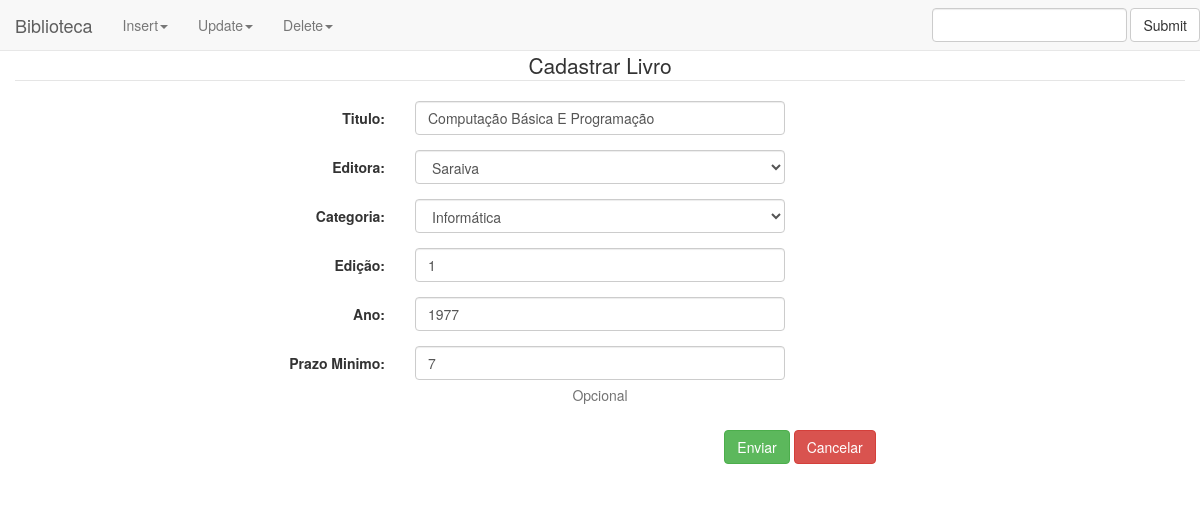
The app's page /tabelas/tb_livro/update1.php?Codigo=1 with its own data.
### tables this page shows
Create Table Tb_Livro(
	Liv_Codigo Integer Not Null Primary Key,
    Liv_Titulo varchar(150) Not Null,
    Liv_Codeditora integer Not Null References Tb_Editora (Edi_Codigo),
    Liv_Codcategoria integer Not Null References Tb_Categoria(Cat_Codigo),
    Liv_Edicao varchar(15) Not Null,
    Liv_Ano    integer Not Null,
    Liv_Prazominimo varchar(15)
);

Create Table Tb_Editora(
	Edi_Codigo integer Not Null Primary Key,
    Edi_Nome varchar(23) Not Null,
    Edi_Codendereco integer Not Null References Tb_Endereco(End_Codigo),
    Edi_Codcidade   integer Not Null References Tb_Cidade(Cid_Codigo), 
    Edi_Codbairro   integer Not Null References Tb_Bairro(Bai_Codigo),
    Edi_Fone varchar(12) Not Null,
    Edi_Contato varchar(10) 
);

Create Table Tb_Categoria(
	Cat_Codigo integer Not Null Primary Key,
    Cat_Descricao varchar(20)
);

### tabelas/tb_livro/update1.php (the view, shortened to what this page needs)
<?php
require_once("../../conection.php");
?>
<!DOCTYPE html>
<html lang="pt-br">
	<head>
		<link href="../../css/style.css" rel="stylesheet">
		<link href="../../css/bootstrap.min.css" rel="stylesheet">
		<link href="../../css/style.css" rel="stylesheet">
	</head>
	<body>
		<div class="container-fluid">
			<?php include '../../menu1.php';?>
			<div class="row" class="target">
				<div id="footer" class="col-md-12">
				<?php
				$sql = "select * from tb_livro where Liv_Codigo= '$_REQUEST[Codigo]'";
				$rs = mysql_query($sql,$conexao) or die ("Consulta nao realizada");
				$linha=mysql_fetch_array($rs);
					$codigo    = $linha["Liv_Codigo"];
					$nome      = $linha["Liv_Titulo"];
					$editora   = $linha["Liv_Codeditora"];
					$categoria = $linha["Liv_Codcategoria"];
					$edicao    = $linha["Liv_Edicao"];
					$ano       = $linha["Liv_Ano"];
					$minimo    = $linha["Liv_Prazominimo"];
				?>
					<center>
						<form class="form-horizontal" method = "post" action = "update2.php?Codigo=<?php echo $codigo;?>">
						<fieldset>
						<legend>Cadastrar Livro</legend>
						<div class="form-group">
							<label class="col-md-4 control-label" for="nLiv_Titulo">Titulo:</label>
							<div class="col-md-4">
								<input id="nLiv_Titulo" name="nLiv_Titulo" type="text" value="<?php echo $nome; ?>" placeholder="" class="form-control input-md" required="">
							</div>
						</div>
						<div class="form-group">
							<label class="col-md-4 control-label" for="rEdi_Nome">Editora:</label>
							<div class="col-md-4">
								<select id="rEdi_Nome" name="rEdi_Nome" class="form-control">
									<option value="<?php echo $editora;?>">
										<?php $sql = "Select Edi_Nome from tb_editora where Edi_Codigo = ".$editora;
										$rt = mysql_query($sql, $conexao) or die (mysql_error());
										$t=mysql_fetch_array($rt); echo utf8_encode($t['Edi_Nome']);?></option>
								</select>
							</div>
						</div>
						<div class="form-group">
							<label class="col-md-4 control-label" for="rCat_Descricao">Categoria:</label>
							<div class="col-md-4">
								<select id="rCat_Descricao" name="rCat_Descricao" class="form-control">
									<option value="<?php echo $categoria;?>">
										<?php $sql = "Select Cat_Descricao from tb_categoria where Cat_Codigo = ".$categoria;
										$rt = mysql_query($sql, $conexao) or die (mysql_error());
										$t=mysql_fetch_array($rt); echo utf8_encode($t['Cat_Descricao']);?></option>
								</select>
							</div>
						</div>
						<div class="form-group">
							<label class="col-md-4 control-label" for="nLiv_Edicao">Edição:</label>
							<div class="col-md-4">
								<input id="nLiv_Edicao" name="nLiv_Edicao" type="text" value="<?php echo $edicao; ?>" placeholder="" class="form-control input-md" required="">
							</div>
						</div>
						<div class="form-group">
							<label class="col-md-4 control-label" for="nLiv_Ano">Ano:</label>
							<div class="col-md-4">
								<input id="nLiv_Ano" name="nLiv_Ano" type="text" value="<?php echo $ano; ?>" placeholder="" class="form-control input-md" required="">
							</div>
						</div>
						<div class="form-group">
							<label class="col-md-4 control-label" for="nLiv_Prazominimo">Prazo Minimo:</label>
							<div class="col-md-4">
								<input id="nLiv_Prazominimo" name="nLiv_Prazominimo" type="text" value="<?php echo $minimo; ?>" placeholder="" class="form-control input-md">
								<span class="help-block">Opcional</span>
							</div>
						</div>
						<div class="form-group">
							<label class="col-md-4 control-label" for="btnEnviar"></label>
							<div class="col-md-8">
								<button id="btnEnviar" name="btnEnviar" class="btn btn-success">Enviar</button>
								<button id="btnCancelar" name="btnCancelar" class="btn btn-danger">Cancelar</button>
							</div>
						</div>
						</fieldset>
						</form>
					</center>
				</div>
			</div>
		</div>
	</body>
</html>

### records on screen
tb_livro: nLiv_Titulo "Computação Básica E Programação", nLiv_Edicao "1", nLiv_Ano "1977", nLiv_Prazominimo "7"
tb_editora: rEdi_Nome "Saraiva"
tb_categoria: rCat_Descricao "Informática"
